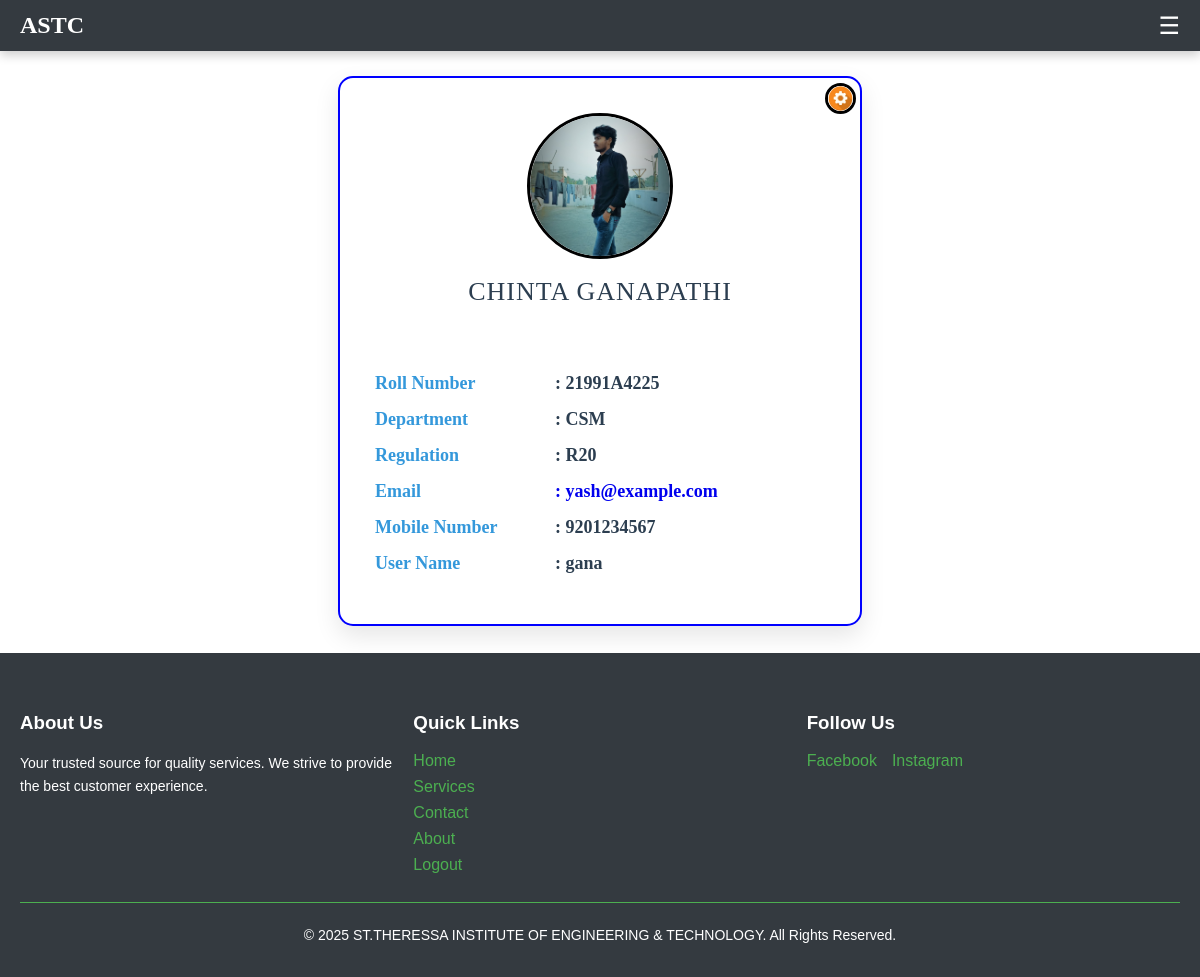
Page /profile/ (signed in) on the committed database.
### clg/models.py (models this page shows, shortened)
class Student(models.Model):
    roll_number = models.CharField(max_length=30, primary_key=True)
    name = models.CharField(max_length=50, null=False)
    department = models.ForeignKey('Department', on_delete=models.CASCADE)
    regulation = models.ForeignKey('Regulation', on_delete=models.CASCADE)
    mobile_number = models.CharField(max_length=20, null=False)
    email = models.EmailField(max_length=250, unique=True, null=False)
    image = models.ImageField(upload_to="profile_images",null=True, blank=True)

class Department(models.Model):
    department = models.CharField(max_length=200, primary_key=True)
    def __str__(self):
        return self.department

class Regulation(models.Model):
    regulation = models.CharField(max_length=30, primary_key=True)
    def __str__(self):
        return self.regulation

class Re(models.Model):
    user_name = models.CharField(max_length=250, primary_key=True)
    password = models.CharField(max_length=200)  # Store hashed passwords
    roll_number = models.OneToOneField(Student, on_delete=models.CASCADE)  # Prevent duplicate roll_numbers
    mobile_number = models.CharField(max_length=20)
    email = models.EmailField(unique=True)

### clg/views.py (the view)
# urls.py: path('profile/',stdprofile, name='profile'),
def stdprofile(request):
    if not check_user_logged_in(request):
        return redirect('realhome')
    try:
        a = request.session.get('user_id')
        b = Re.objects.get(user_name=a)
        c = Student.objects.get(roll_number=b.roll_number.roll_number)
        if not c.image:
            c.image = None  # You can set a default image URL if needed
        return render(request, 'clg/stdprofile.html', {'student': c, 'a': a})
    except Exception as e:
        print(e)
        return HttpResponse("image error")

### clg/utils.py (called while the page is built)
def check_user_logged_in(request):
    if 'user_id' not in request.session:
        return False
    request.session['last_activity'] = datetime.now().timestamp()
    return True

### clg/templates/clg/stdprofile.html (shortened to what this page needs)
{% extends 'clg/master.html' %}
{% load static %}
{% block content %}
{% block extra_css %}
    <link rel="stylesheet" href="{% static 'clg/css/stdprofile.css' %}">
{% endblock %}
<body style="margin:0px">
<br>
    <div class="student-profile-card-container">
        <div class="student-profile-card">
            <div class="student-profile-header">
                <a href="{{ student.image.url }}" id="studentImageLink">
    <img src="{% if student.image %}{{ student.image.url }}{% else %}{{ STATIC_URL }}dpi.png{% endif %}"
         alt="Student Image" id="studentImage" style="cursor: pointer;">
</a>
                <h2>{{ student.name }}</h2>
                <a href="{%  url 'update_profile' %}" class="settings-icon">
                    <img src="{% static 'clg/images/Gear.png' %}" alt="Settings">
                </a>
            </div>
            <div class="student-profile-details">
                <p><span class="label">Roll Number</span><span class="value"><strong>: {{ student.roll_number }}</strong></span></p>
                <p><span class="label">Department</span><span class="value"><strong>: {{ student.department }}</strong></span></p>
                <p><span class="label">Regulation</span><span class="value"><strong>: {{ student.regulation }}</strong></span></p>
                <p><span class="label">Email</span><span class="value"><a style="text-decoration:none" href="mailto:{{ student.email }}"><strong>: {{ student.email }}</strong></a></span></p>
                <p><span class="label">Mobile Number</span><span class="value"><strong>: {{ student.mobile_number }}</strong></span></p>
                <p><span class="label">User Name</span><span class="value"><strong>: {{ a }}</strong></span></p>
            </div>
        </div>
    </div>
</body>
{% endblock %}

### clg/static/clg/css/stdprofile.css (style rules this page uses)
.student-profile-card-container { display: flex; justify-content: center; align-items: center; padding: 20px; height: 68vh; margin: 0 auto; flex-direction: column; }
.student-profile-card { background-color: #ffffff; width: 100%; max-width: 450px; padding: 35px; border-radius: 15px; box-shadow: 0 10px 25px rgba(0, 0, 0, 0.1); text-align: center; position: relative; display: flex; border:solid 2px blue; flex-direction: column; justify-content: space-between; height: auto; margin-bottom: 20px; }
.student-profile-header { margin-bottom: 20px; }
.student-profile-header img { width: 140px; height: 140px; border-radius: 50%; border: 3px solid black; object-fit: cover; transition: transform 0.3s ease-in-out; }
.student-profile-header h2 { font-size: 26px; color: #2c3e50; margin-top: 18px; font-weight: 50; letter-spacing: 1px; text-align: center; }
.student-profile-details { margin-top: 10px; text-align: left; }
.student-profile-details p { font-size: 18px; margin: 15px 0; color: #7f8c8d; display: flex; justify-content: space-between; align-items: center; transition: color 0.3s ease; }
.student-profile-details p .label { font-weight: 600; color: #3498db; text-align: left; width: 40%; word-wrap: break-word; }
.student-profile-details p .value { font-weight: 400; color: #2c3e50; text-align: left; width: 60%; word-wrap: break-word; }

### clg/templates/clg/stdprofile.html (style rules this page uses)
.student-profile-card { position: relative; }
.settings-icon { position: absolute; top: 5px; right: 10px; width: 25px; height: 25px; }
.settings-icon img { width: 100%; height: 100%; }

### rows in the picture
Student: image (picture), name "CHINTA GANAPATHI", roll_number "21991A4225", department "CSM", regulation "R20", email "yash@example.com", mobile_number "9201234567"
Re: user_name "gana"
